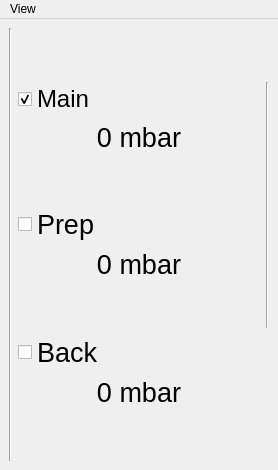
<?xml version="1.0" encoding="UTF-8"?>
<ui version="4.0">
 <class>MainWindow</class>
 <widget class="QMainWindow" name="MainWindow">
  <property name="geometry">
   <rect>
    <x>0</x>
    <y>0</y>
    <width>278</width>
    <height>470</height>
   </rect>
  </property>
  <property name="windowTitle">
   <string>Qudi: Pressure Monitor</string>
  </property>
  <widget class="QWidget" name="centralwidget">
   <layout class="QGridLayout" name="gridLayout">
    <item row="1" column="0" rowspan="10">
     <widget class="Line" name="line">
      <property name="enabled">
       <bool>true</bool>
      </property>
      <property name="orientation">
       <enum>Qt::Vertical</enum>
      </property>
     </widget>
    </item>
    <item row="2" column="1">
     <widget class="QCheckBox" name="maincheckBox">
      <property name="font">
       <font>
        <pointsize>18</pointsize>
       </font>
      </property>
      <property name="text">
       <string>Main</string>
      </property>
      <property name="checked">
       <bool>true</bool>
      </property>
     </widget>
    </item>
    <item row="1" column="1">
     <spacer name="verticalSpacer">
      <property name="orientation">
       <enum>Qt::Vertical</enum>
      </property>
      <property name="sizeHint" stdset="0">
       <size>
        <width>20</width>
        <height>40</height>
       </size>
      </property>
     </spacer>
    </item>
    <item row="10" column="1">
     <spacer name="verticalSpacer_2">
      <property name="orientation">
       <enum>Qt::Vertical</enum>
      </property>
      <property name="sizeHint" stdset="0">
       <size>
        <width>20</width>
        <height>40</height>
       </size>
      </property>
     </spacer>
    </item>
    <item row="3" column="1">
     <widget class="QLabel" name="mainPressure">
      <property name="font">
       <font>
        <pointsize>20</pointsize>
       </font>
      </property>
      <property name="text">
       <string>0 mbar</string>
      </property>
      <property name="alignment">
       <set>Qt::AlignCenter</set>
      </property>
     </widget>
    </item>
    <item row="4" column="1">
     <spacer name="verticalSpacer_3">
      <property name="orientation">
       <enum>Qt::Vertical</enum>
      </property>
      <property name="sizeHint" stdset="0">
       <size>
        <width>20</width>
        <height>40</height>
       </size>
      </property>
     </spacer>
    </item>
    <item row="5" column="1">
     <widget class="QCheckBox" name="prepcheckBox">
      <property name="font">
       <font>
        <pointsize>20</pointsize>
       </font>
      </property>
      <property name="text">
       <string>Prep</string>
      </property>
     </widget>
    </item>
    <item row="6" column="1">
     <widget class="QLabel" name="prepPressure">
      <property name="font">
       <font>
        <pointsize>20</pointsize>
       </font>
      </property>
      <property name="text">
       <string>0 mbar</string>
      </property>
      <property name="alignment">
       <set>Qt::AlignCenter</set>
      </property>
     </widget>
    </item>
    <item row="9" column="1">
     <widget class="QLabel" name="backPressure">
      <property name="font">
       <font>
        <pointsize>20</pointsize>
       </font>
      </property>
      <property name="text">
       <string>0 mbar</string>
      </property>
      <property name="alignment">
       <set>Qt::AlignCenter</set>
      </property>
     </widget>
    </item>
    <item row="8" column="1">
     <widget class="QCheckBox" name="backcheckBox">
      <property name="font">
       <font>
        <pointsize>20</pointsize>
       </font>
      </property>
      <property name="text">
       <string>Back</string>
      </property>
     </widget>
    </item>
    <item row="7" column="1">
     <spacer name="verticalSpacer_4">
      <property name="orientation">
       <enum>Qt::Vertical</enum>
      </property>
      <property name="sizeHint" stdset="0">
       <size>
        <width>20</width>
        <height>40</height>
       </size>
      </property>
     </spacer>
    </item>
    <item row="2" column="2" rowspan="6">
     <widget class="Line" name="line_2">
      <property name="orientation">
       <enum>Qt::Vertical</enum>
      </property>
     </widget>
    </item>
   </layout>
  </widget>
  <widget class="QMenuBar" name="menubar">
   <property name="geometry">
    <rect>
     <x>0</x>
     <y>0</y>
     <width>278</width>
     <height>26</height>
    </rect>
   </property>
   <widget class="QMenu" name="menuMenu">
    <property name="title">
     <string>View</string>
    </property>
    <addaction name="actionShow_Graph"/>
    <addaction name="actionReset_View"/>
    <addaction name="actionClose"/>
   </widget>
   <addaction name="menuMenu"/>
  </widget>
  <action name="actionClose">
   <property name="icon">
    <iconset>
     <normaloff>../../artwork/icons/oxygen/22x22/application-exit.png</normaloff>../../artwork/icons/oxygen/22x22/application-exit.png</iconset>
   </property>
   <property name="text">
    <string>Close</string>
   </property>
  </action>
  <action name="actionShow_Graph">
   <property name="checkable">
    <bool>true</bool>
   </property>
   <property name="checked">
    <bool>true</bool>
   </property>
   <property name="text">
    <string>Show Graph</string>
   </property>
  </action>
  <action name="actionShow_Controls">
   <property name="checkable">
    <bool>true</bool>
   </property>
   <property name="checked">
    <bool>true</bool>
   </property>
   <property name="enabled">
    <bool>false</bool>
   </property>
   <property name="text">
    <string>Show Controls</string>
   </property>
  </action>
  <action name="actionReset_View">
   <property name="enabled">
    <bool>true</bool>
   </property>
   <property name="text">
    <string>Reset View</string>
   </property>
  </action>
 </widget>
 <resources/>
 <connections>
  <connection>
   <sender>actionClose</sender>
   <signal>triggered()</signal>
   <receiver>MainWindow</receiver>
   <slot>close()</slot>
   <hints>
    <hint type="sourcelabel">
     <x>-1</x>
     <y>-1</y>
    </hint>
    <hint type="destinationlabel">
     <x>263</x>
     <y>299</y>
    </hint>
   </hints>
  </connection>
 </connections>
</ui>
